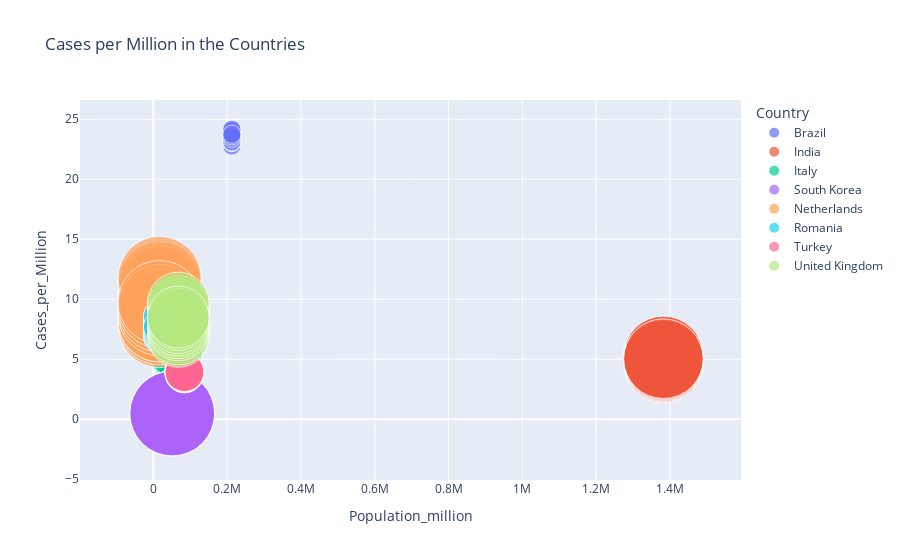

Notebook code cell kept with this figure:
### Markdown cell above
Impact of Population per Million/Pop.Density on the number of cases

### Code cell
fig = px.scatter(
    data_frame=covid_countries_dapt, 
    x="Population_million", 
    y="Cases_per_Million", 
    size="Density(P/Km²)", 
    color="Country",
    hover_name="Country",
    size_max=60,
    title = "Cases per Million in the Countries"    
)
fig.show()
plt.savefig('Density Vs Cases')

### Figure 1 — Plotly figure (JSON) as saved in the notebook; plotly's stock layout.template omitted (floating-point values rounded to 4 significant figures)
{"data": [{"hovertemplate": "<b>%{hovertext}</b><br><br>Country=Brazil<br>Population_million=%{x}<br>Cases_per_Million=%{y}<br>Density(P/Km²)=%{marker.size}<extra></extra>", "hovertext": ["Brazil", "Brazil", "Brazil", "Brazil", "Brazil", "Brazil", "Brazil", "Brazil", "Brazil", "Brazil", "Brazil", "Brazil", "Brazil"], "legendgroup": "Brazil", "marker": {"color": "#636efa", "size": [25, 25, 25, 25, 25, 25, 25, 25, 25, 25, 25, 25, 25], "sizemode": "area", "sizeref": 0.1464, "symbol": "circle"}, "mode": "markers", "name": "Brazil", "orientation": "v", "showlegend": true, "type": "scatter", "x": [212800.0, 212800.0, 212800.0, 212800.0, 212800.0, 212800.0, 212800.0, 212800.0, 212800.0, 212800.0, 212800.0, 212800.0, 212800.0], "xaxis": "x", "y": [23.88, 23.94, 23.98, 24.03, 24.16, 22.78, 23.06, 23.1, 23.15, 23.35, 23.5, 23.63, 23.76], "yaxis": "y"}, {"hovertemplate": "<b>%{hovertext}</b><br><br>Country=India<br>Population_million=%{x}<br>Cases_per_Million=%{y}<br>Density(P/Km²)=%{marker.size}<extra></extra>", "hovertext": ["India", "India", "India", "India", "India", "India", "India", "India", "India", "India", "India", "India", "India"], "legendgroup": "India", "marker": {"color": "#EF553B", "size": [464, 464, 464, 464, 464, 464, 464, 464, 464, 464, 464, 464, 464], "sizemode": "area", "sizeref": 0.1464, "symbol": "circle"}, "mode": "markers", "name": "India", "orientation": "v", "showlegend": true, "type": "scatter", "x": [1382000.0, 1382000.0, 1382000.0, 1382000.0, 1382000.0, 1382000.0, 1382000.0, 1382000.0, 1382000.0, 1382000.0, 1382000.0, 1382000.0, 1382000.0], "xaxis": "x", "y": [5.1, 5.15, 5.19, 5.24, 5.29, 4.68, 4.74, 4.79, 4.84, 4.89, 4.94, 5, 5.05], "yaxis": "y"}, {"hovertemplate": "<b>%{hovertext}</b><br><br>Country=Italy<br>Population_million=%{x}<br>Cases_per_Million=%{y}<br>Density(P/Km²)=%{marker.size}<extra></extra>", "hovertext": ["Italy", "Italy", "Italy", "Italy", "Italy", "Italy", "Italy", "Italy", "Italy", "Italy", "Italy", "Italy", "Italy"], "legendgroup": "Italy", "marker": {"color": "#00cc96", "size": [206, 206, 206, 206, 206, 206, 206, 206, 206, 206, 206, 206, 206], "sizemode": "area", "sizeref": 0.1464, "symbol": "circle"}, "mode": "markers", "name": "Italy", "orientation": "v", "showlegend": true, "type": "scatter", "x": [60450.0, 60450.0, 60450.0, 60450.0, 60450.0, 60450.0, 60450.0, 60450.0, 60450.0, 60450.0, 60450.0, 60450.0, 60450.0], "xaxis": "x", "y": [5.78, 5.87, 5.95, 6.05, 6.17, 5.29, 5.34, 5.38, 5.42, 5.46, 5.52, 5.6, 5.69], "yaxis": "y"}, {"hovertemplate": "<b>%{hovertext}</b><br><br>Country=South Korea<br>Population_million=%{x}<br>Cases_per_Million=%{y}<br>Density(P/Km²)=%{marker.size}<extra></extra>", "hovertext": ["South Korea", "South Korea", "South Korea", "South Korea", "South Korea", "South Korea", "South Korea", "South Korea", "South Korea", "South Korea", "South Korea", "South Korea", "South Korea"], "legendgroup": "South Korea", "marker": {"color": "#ab63fa", "size": [527, 527, 527, 527, 527, 527, 527, 527, 527, 527, 527, 527, 527], "sizemode": "area", "sizeref": 0.1464, "symbol": "circle"}, "mode": "markers", "name": "South Korea", "orientation": "v", "showlegend": true, "type": "scatter", "x": [51280.0, 51280.0, 51280.0, 51280.0, 51280.0, 51280.0, 51280.0, 51280.0, 51280.0, 51280.0, 51280.0, 51280.0, 51280.0], "xaxis": "x", "y": [0.48, 0.48, 0.48, 0.49, 0.49, 0.47, 0.47, 0.47, 0.47, 0.47, 0.48, 0.48, 0.48], "yaxis": "y"}, {"hovertemplate": "<b>%{hovertext}</b><br><br>Country=Netherlands<br>Population_million=%{x}<br>Cases_per_Million=%{y}<br>Density(P/Km²)=%{marker.size}<extra></extra>", "hovertext": ["Netherlands", "Netherlands", "Netherlands", "Netherlands", "Netherlands", "Netherlands", "Netherlands", "Netherlands", "Netherlands", "Netherlands", "Netherlands", "Netherlands", "Netherlands"], "legendgroup": "Netherlands", "marker": {"color": "#FFA15A", "size": [508, 508, 508, 508, 508, 508, 508, 508, 508, 508, 508, 508, 508], "sizemode": "area", "sizeref": 0.1464, "symbol": "circle"}, "mode": "markers", "name": "Netherlands", "orientation": "v", "showlegend": true, "type": "scatter", "x": [17140.0, 17140.0, 17140.0, 17140.0, 17140.0, 17140.0, 17140.0, 17140.0, 17140.0, 17140.0, 17140.0, 17140.0, 17140.0], "xaxis": "x", "y": [10.14, 10.52, 10.92, 11.35, 11.78, 7.77, 8, 8.24, 8.24, 8.77, 9.07, 9.41, 9.76], "yaxis": "y"}, {"hovertemplate": "<b>%{hovertext}</b><br><br>Country=Romania<br>Population_million=%{x}<br>Cases_per_Million=%{y}<br>Density(P/Km²)=%{marker.size}<extra></extra>", "hovertext": ["Romania", "Romania", "Romania", "Romania", "Romania", "Romania", "Romania", "Romania", "Romania", "Romania", "Romania", "Romania", "Romania"], "legendgroup": "Romania", "marker": {"color": "#19d3f3", "size": [84, 84, 84, 84, 84, 84, 84, 84, 84, 84, 84, 84, 84], "sizemode": "area", "sizeref": 0.1464, "symbol": "circle"}, "mode": "markers", "name": "Romania", "orientation": "v", "showlegend": true, "type": "scatter", "x": [19210.0, 19210.0, 19210.0, 19210.0, 19210.0, 19210.0, 19210.0, 19210.0, 19210.0, 19210.0, 19210.0, 19210.0, 19210.0], "xaxis": "x", "y": [7.93, 8.08, 8.19, 8.35, 8.56, 6.87, 6.98, 7.07, 7.16, 7.27, 7.42, 7.58, 7.75], "yaxis": "y"}, {"hovertemplate": "<b>%{hovertext}</b><br><br>Country=Turkey<br>Population_million=%{x}<br>Cases_per_Million=%{y}<br>Density(P/Km²)=%{marker.size}<extra></extra>", "hovertext": ["Turkey", "Turkey", "Turkey", "Turkey", "Turkey", "Turkey", "Turkey", "Turkey", "Turkey", "Turkey", "Turkey", "Turkey", "Turkey"], "legendgroup": "Turkey", "marker": {"color": "#FF6692", "size": [110, 110, 110, 110, 110, 110, 110, 110, 110, 110, 110, 110, 110], "sizemode": "area", "sizeref": 0.1464, "symbol": "circle"}, "mode": "markers", "name": "Turkey", "orientation": "v", "showlegend": true, "type": "scatter", "x": [84500.0, 84500.0, 84500.0, 84500.0, 84500.0, 84500.0, 84500.0, 84500.0, 84500.0, 84500.0, 84500.0, 84500.0, 84500.0], "xaxis": "x", "y": [3.95, 3.97, 3.99, 4.01, 4.03, 3.81, 3.82, 3.84, 3.86, 3.88, 3.9, 3.91, 3.93], "yaxis": "y"}, {"hovertemplate": "<b>%{hovertext}</b><br><br>Country=United Kingdom<br>Population_million=%{x}<br>Cases_per_Million=%{y}<br>Density(P/Km²)=%{marker.size}<extra></extra>", "hovertext": ["United Kingdom", "United Kingdom", "United Kingdom", "United Kingdom", "United Kingdom", "United Kingdom", "United Kingdom", "United Kingdom", "United Kingdom", "United Kingdom", "United Kingdom", "United Kingdom", "United Kingdom"], "legendgroup": "United Kingdom", "marker": {"color": "#B6E880", "size": [281, 281, 281, 281, 281, 281, 281, 281, 281, 281, 281, 281, 281], "sizemode": "area", "sizeref": 0.1464, "symbol": "circle"}, "mode": "markers", "name": "United Kingdom", "orientation": "v", "showlegend": true, "type": "scatter", "x": [67950.0, 67950.0, 67950.0, 67950.0, 67950.0, 67950.0, 67950.0, 67950.0, 67950.0, 67950.0, 67950.0, 67950.0, 67950.0], "xaxis": "x", "y": [8.74, 8.93, 9.13, 9.39, 9.68, 6.91, 7.1, 7.44, 7.63, 7.84, 8.05, 8.31, 8.51], "yaxis": "y"}], "layout": {"legend": {"itemsizing": "constant", "title": {"text": "Country"}, "tracegroupgap": 0}, "title": {"text": "Cases per Million in the Countries"}, "xaxis": {"anchor": "y", "domain": [0, 1], "title": {"text": "Population_million"}}, "yaxis": {"anchor": "x", "domain": [0, 1], "title": {"text": "Cases_per_Million"}}}}
